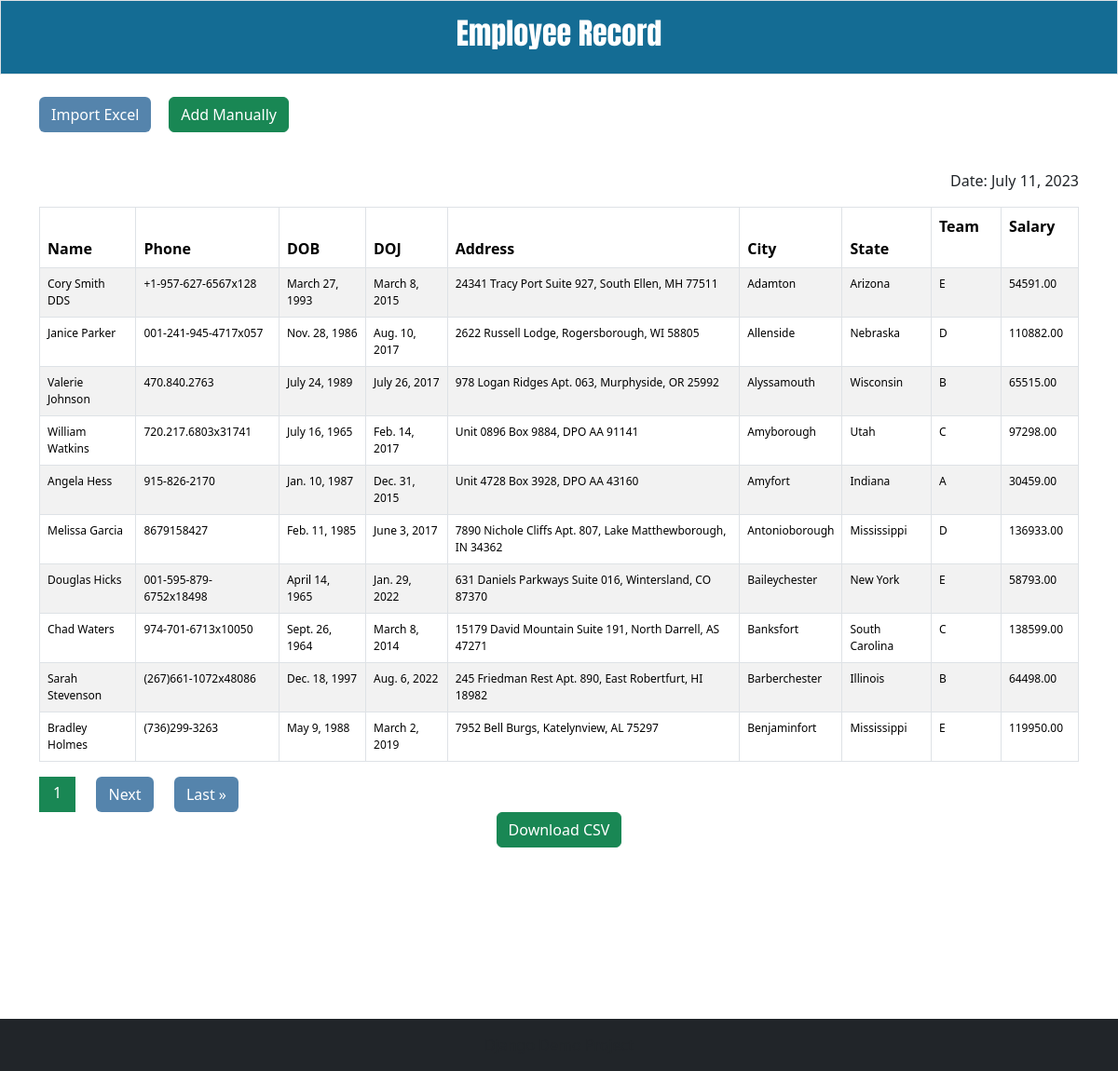
Screenshot of /?sort=city with the database file from the repository.
### firstapp/models.py (models this page shows)
class Employee(models.Model):
    phone_regex = RegexValidator(
        regex=r'^\+?\d{10,15}$',
        message="Phone number must be entered in the format: '+919999999999'. Up to 15 digits allowed."
    )
    GENDER_CHOICES = [
    ('M', 'Male'),
    ('F', 'Female'),
    ('O', 'Other'),
]
    def validate_dob(value):
        if value.year < 1950:
            raise ValidationError("Invalid date of birth. Year must be greater than or equal to 1950.")
        if value.year > 2005:
            raise ValidationError("Invalid date of birth. Year must be less than 2005")
    name = models.CharField(max_length=100, unique=True)
    phone = models.CharField(validators=[phone_regex], max_length=15, unique=True)
    dob = models.DateField(validators=[validate_dob])
    gender = models.CharField(max_length=1, choices=GENDER_CHOICES, default='Male')
    doj = models.DateField()
    address = models.CharField(max_length=250)
    city = models.CharField(max_length=25)
    state = models.CharField(max_length=25)
    team = models.CharField(max_length=100)
    salary = models.DecimalField(max_digits=8, decimal_places=2)
    created_at = models.DateTimeField(auto_now_add=True)
    updated_at = models.DateTimeField(auto_now=True)
    class Meta:
        unique_together = ['name', 'phone']

### firstapp/views.py (the view, shortened to what this page needs)
# urls.py: path('', EmployeeListView.as_view(), name='employee_list'),
class EmployeeListView(View):
    def get(self, request):
        form = EmployeeForm()
        employees = Employee.objects.all()
        sort = request.GET.get('sort')
        order = request.GET.get('order')
        if sort == 'name':
            employees = employees.order_by('name')
        elif sort == 'doj':
            employees = employees.order_by('doj')
        elif sort == 'city':
            employees = employees.order_by('city')
        elif sort == 'state':
            employees = employees.order_by('state')
        elif sort == 'team':
            employees = employees.order_by('team')
        elif sort == 'salary':
            employees = employees.order_by('salary')
        if sort and order == 'desc':
            employees = employees.reverse()
        else:
            order = 'asc'
        paginator = Paginator(employees, per_page=settings.PAGINATION_PER_PAGE)
        page_number = request.GET.get('page')
        page_obj = paginator.get_page(page_number)
        CurrentDate = datetime.now().date()
        return render(request, 'employees.html', {'form': form, 'page_obj': page_obj, 'date': CurrentDate, 'sort': sort, 'order': order})

### firstapp/templates/employees.html (shortened to what this page needs)
{% extends 'base.html' %}
{% load static %}
{% block content %}
<div class="container">
    <div class="row">
        <div class="col-md-8 mt-4">
            <button id="fileUploadBtn" class="btn text-white"
                style="margin-right: 2%; background-color: #5584AC;">Import Excel</button>
            <button id="manualEntryBtn" class="btn btn-success">Add Manually</button>
        </div>
    </div>
</div>
<div class="container mt-4" style="margin-bottom: 20%;">
    <div class="d-flex flex-row-reverse">
        <p class="mt-3 text-dark">Date: {{ date }}</p>
    </div>
    <table class="table table-striped table-bordered">
        <thead class="text-light" style="background-color: #5584AC;">
            <tr>
                <th>
                    Name
                    <a href="?sort=name{% if sort == 'name' and order == 'asc' %}&order=desc{% endif %}"
                        style="margin-left: 5%; text-decoration: none; color: white;">
                        {% if sort == 'name' %}
                        {% if order == 'asc' %}
                        <span>&uarr;</span>
                        {% else %}
                        <span>&darr;</span>
                        {% endif %}
                        {% else %}
                        <span>&darr;</span>
                        {% endif %}
                    </a>
                </th>
                <th>Phone</th>
                <th>DOB</th>
                <th>
                    DOJ
                    <a href="?sort=doj{% if sort == 'doj' and order == 'asc' %}&order=desc{% endif %}"
                        style="margin-left: 5%; text-decoration: none; color: white;">
                        {% if sort == 'doj' %}
                        {% if order == 'asc' %}
                        <span>&uarr;</span>
                        {% else %}
                        <span>&darr;</span>
                        {% endif %}
                        {% else %}
                        <span>&darr;</span>
                        {% endif %}
                    </a>
                </th>
                <th>Address</th>
                <th>
                    City
                    <a href="?sort=city{% if sort == 'city' and order == 'asc' %}&order=desc{% endif %}"
                        style="margin-left: 5%; text-decoration: none; color: white;">
                        {% if sort == 'city' %}
                        {% if order == 'asc' %}
                        <span>&uarr;</span>
                        {% else %}
                        <span>&darr;</span>
                        {% endif %}
                        {% else %}
                        <span>&darr;</span>
                        {% endif %}
                    </a>
                </th>
                <th>
                    State
                    <a href="?sort=state{% if sort == 'state' and order == 'asc' %}&order=desc{% endif %}"
                        style="margin-left: 5%; text-decoration: none; color: white;">
                        {% if sort == 'state' %}
                        {% if order == 'asc' %}
                        <span>&uarr;</span>
                        {% else %}
                        <span>&darr;</span>
                        {% endif %}
                        {% else %}
                        <span>&darr;</span>
                        {% endif %}
                    </a>
                </th>
                <th>
                    Team
                    <a href="?sort=team{% if sort == 'team' and order == 'asc' %}&order=desc{% endif %}"
                        style="margin-left: 5%; text-decoration: none; color: white;">
                        {% if sort == 'team' %}
                        {% if order == 'asc' %}
                        <span>&uarr;</span>
                        {% else %}
                        <span>&darr;</span>
                        {% endif %}
                        {% else %}
                        <span>&darr;</span>
                        {% endif %}
                    </a>
                </th>
                <th>
                    Salary
                    <a href="?sort=salary{% if sort == 'salary' and order == 'asc' %}&order=desc{% endif %}"
                        style="margin-left: 5%; text-decoration: none; color: white;">
                        {% if sort == 'salary' %}
                        {% if order == 'asc' %}
                        <span>&uarr;</span>
                        {% else %}
                        <span>&darr;</span>
                        {% endif %}
                        {% else %}
                        <span>&darr;</span>
                        {% endif %}
                    </a>
                </th>
            </tr>
        </thead>
        <tbody class="thead-light">
            {% for employee in page_obj %}
            <tr style="font-size: 12px;">
                <td>{{ employee.name }}</td>
                <td>{{ employee.phone }}</td>
                <td>{{ employee.dob }}</td>
                <td>{{ employee.doj }}</td>
                <td>{{ employee.address }}</td>
                <td>{{ employee.city }}</td>
                <td>{{ employee.state }}</td>
                <td>{{ employee.team }}</td>
                <td>{{ employee.salary }}</td>
            </tr>
            {% endfor %}
        </tbody>
    </table>
    <div class="text-center">
        <div class="pagination">
            <div class="current-page-box bg-success" style="padding: 5px 15px; display: inline-block;">
                <span class="current-page text-white" style="margin-left: 1% 2% 2%;">{{ page_obj.number }}</span>
            </div>
            {% if page_obj.has_next %}
            <a href="?page={{ page_obj.next_page_number }}" class="btn text-white"
                style=" background-color: #5584AC; margin-right: 2%; margin-left: 2%;">Next</a>
            <a href="?page={{ page_obj.paginator.num_pages }}" class="btn text-white"
                style="background-color: #5584AC;">Last &raquo;</a>
            {% endif %}
        </div>
        <a href="{% url 'download_employees' %}?format=csv" class="btn btn-success">Download CSV</a>
    </div>
</div>
{% endblock content %}

### rows the page displays
Employee: name "Cory Smith DDS", phone "+1-957-627-6567x128", dob "March 27, 1993", doj "March 8, 2015", address "24341 Tracy Port Suite 927, South Ellen, MH 77511", city "Adamton", state "Arizona", team "E", salary "54591.00"
Employee: name "Janice Parker", phone "001-241-945-4717x057", dob "Nov. 28, 1986", doj "Aug. 10, 2017", address "2622 Russell Lodge, Rogersborough, WI 58805", city "Allenside", state "Nebraska", team "D", salary "110882.00"
Employee: name "Valerie Johnson", phone "470.840.2763", dob "July 24, 1989", doj "July 26, 2017", address "978 Logan Ridges Apt. 063, Murphyside, OR 25992", city "Alyssamouth", state "Wisconsin", team "B", salary "65515.00"
Employee: name "William Watkins", phone "720.217.6803x31741", dob "July 16, 1965", doj "Feb. 14, 2017", address "Unit 0896 Box 9884, DPO AA 91141", city "Amyborough", state "Utah", team "C", salary "97298.00"
Employee: name "Angela Hess", phone "915-826-2170", dob "Jan. 10, 1987", doj "Dec. 31, 2015", address "Unit 4728 Box 3928, DPO AA 43160", city "Amyfort", state "Indiana", team "A", salary "30459.00"
Employee: name "Melissa Garcia", phone "8679158427", dob "Feb. 11, 1985", doj "June 3, 2017", address "7890 Nichole Cliffs Apt. 807, Lake Matthewborough, IN 34362", city "Antonioborough", state "Mississippi", team "D", salary "136933.00"
Employee: name "Douglas Hicks", phone "001-595-879-6752x18498", dob "April 14, 1965", doj "Jan. 29, 2022", address "631 Daniels Parkways Suite 016, Wintersland, CO 87370", city "Baileychester", state "New York", team "E", salary "58793.00"
Employee: name "Chad Waters", phone "974-701-6713x10050", dob "Sept. 26, 1964", doj "March 8, 2014", address "15179 David Mountain Suite 191, North Darrell, AS 47271", city "Banksfort", state "South Carolina", team "C", salary "138599.00"
Employee: name "Sarah Stevenson", phone "(267)661-1072x48086", dob "Dec. 18, 1997", doj "Aug. 6, 2022", address "245 Friedman Rest Apt. 890, East Robertfurt, HI 18982", city "Barberchester", state "Illinois", team "B", salary "64498.00"
Employee: name "Bradley Holmes", phone "(736)299-3263", dob "May 9, 1988", doj "March 2, 2019", address "7952 Bell Burgs, Katelynview, AL 75297", city "Benjaminfort", state "Mississippi", team "E", salary "119950.00"

### other values shown
{{ page_obj.number }} "1"
